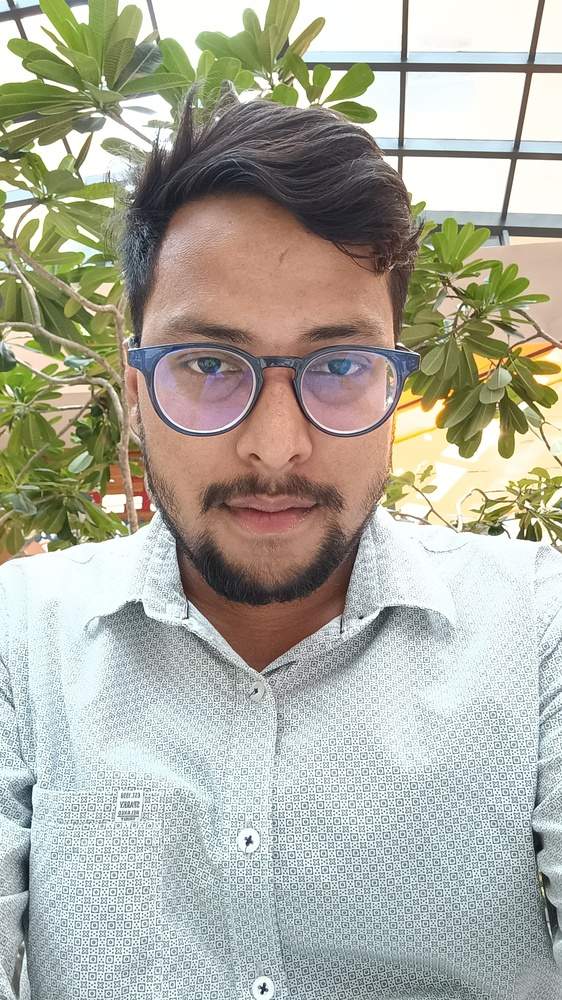
#> input picture devesh.jpg, 562 x 1000 px, shrunk from 2608 x 4640 before the run
$ python cartoon.py
#> lines starting #> are read from the running program, lines starting #| are printed output that depends on the picture; after the words box and inside, x2 and y2 are one past the last pixel; in counts of white or black regions, pixels touching at a corner belong together
import cv2
import numpy as np


def read_img(filename):
#> called with filename = './devesh.jpg'
    img = cv2.imread(filename)
#> img is the input picture: shape (1000, 562, 3); mean B, G, R 160.5, 173.3, 173.6
    return img


def edge_detection(img,line_wdt,blur):
#> called with line_wdt = 9, blur = 7
    gray = cv2.cvtColor(img,cv2.COLOR_RGB2GRAY)
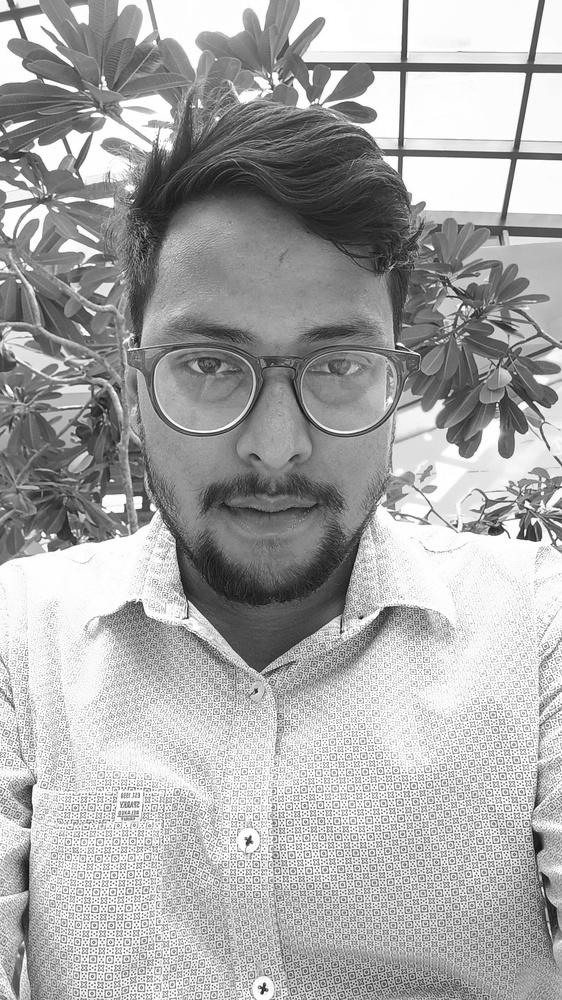
#> gray: shape (1000, 562); min 15, max 255, mean 169.5
    grayBlur = cv2.medianBlur(gray,blur)
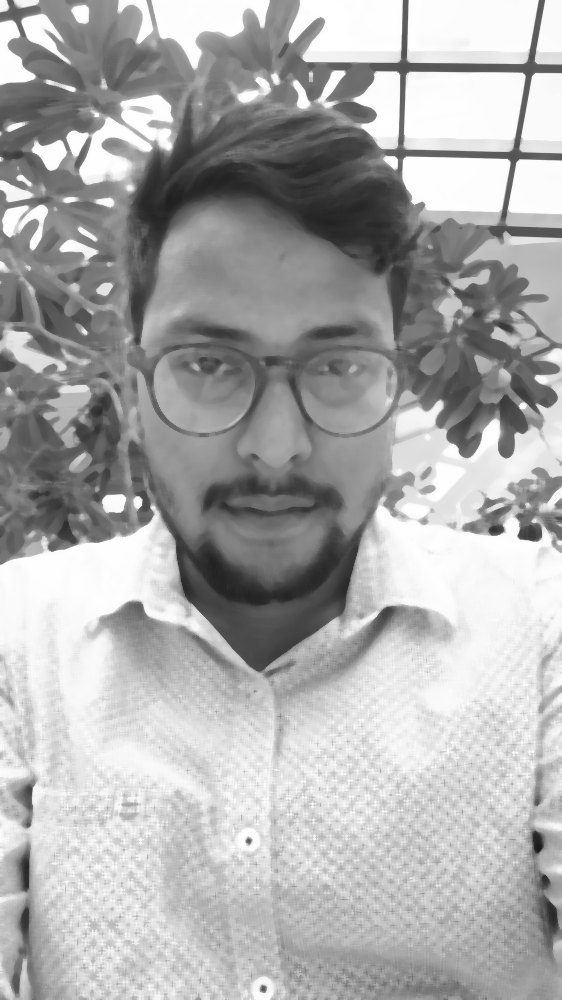
#> grayBlur: shape (1000, 562); min 26, max 255, mean 171.9
    edges = cv2.adaptiveThreshold(grayBlur, 255, cv2.ADAPTIVE_THRESH_MEAN_C,cv2.THRESH_BINARY,line_wdt,blur)
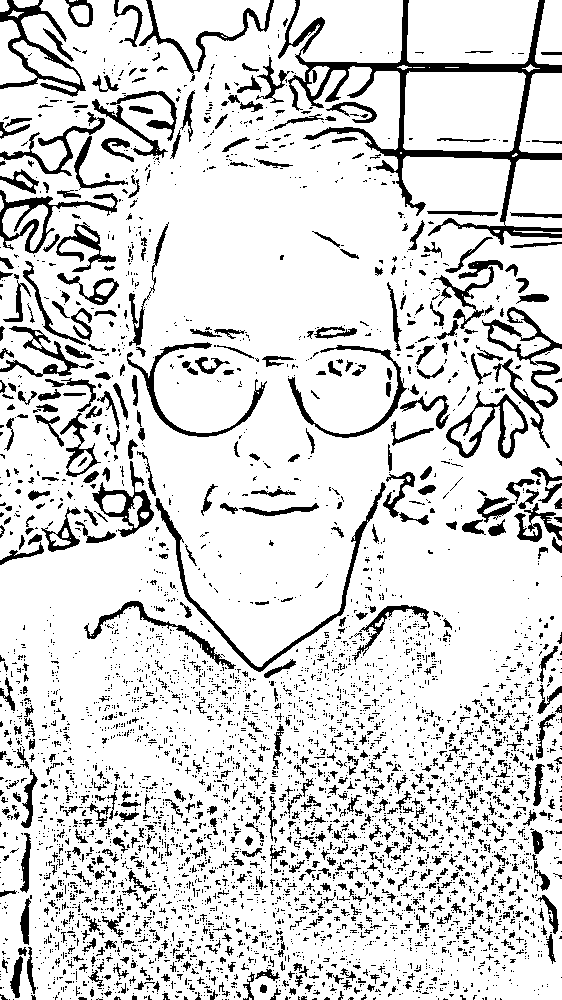
#> edges: shape (1000, 562); 84.5% white; 4886 black regions (4181 under 20 px), largest, box (x1, y1, x2, y2) and area: (278, 0, 562, 245) 8485, (155, 482, 386, 672) 2005, (0, 0, 86, 97) 1811
    return edges


def color_quantisation(img, k):
#> called with k = 4
    data = np.float32(img).reshape((-1,3))
    criteria = (cv2.TermCriteria_EPS + cv2.TermCriteria_MAX_ITER,20,0.001)
    ret, label, center = cv2.kmeans(data,k,None,criteria,10,cv2.KMEANS_RANDOM_CENTERS)
#> ret = 732130934.4; center = [[112.9, 139.4, 148.3], [242.8, 245.4, 237.5], [63.05, 83.4, 87.95], [181, 185.7, 184.2]]
    center = np.uint8(center)
#> center = [[112, 139, 148], [242, 245, 237], [63, 83, 87], [180, 185, 184]]
    result = center[label.flatten()]
    result = result.reshape(img.shape)
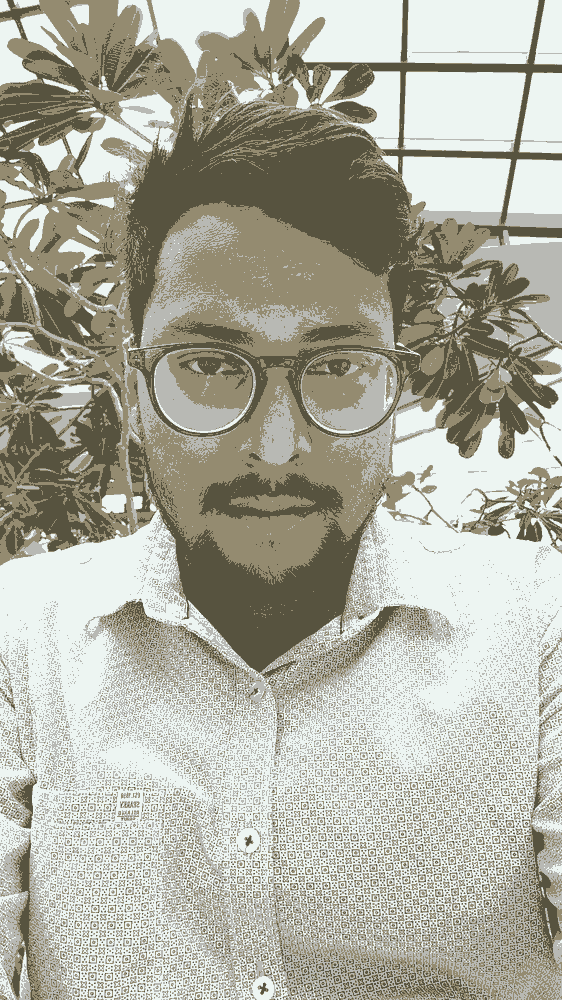
#> result: shape (1000, 562, 3); mean B, G, R 159.8, 172.9, 173.1
    return result


img = read_img('./devesh.jpg')
line_wdt = 9
blur_value = 7
totalColors = 4


edgeImg = edge_detection(img,line_wdt,blur_value)
img = color_quantisation(img,totalColors)
blurred = cv2.bilateralFilter(img, d=7,sigmaColor=200,sigmaSpace=200)
cartoon = cv2.bitwise_and(blurred,blurred,mask=edgeImg)
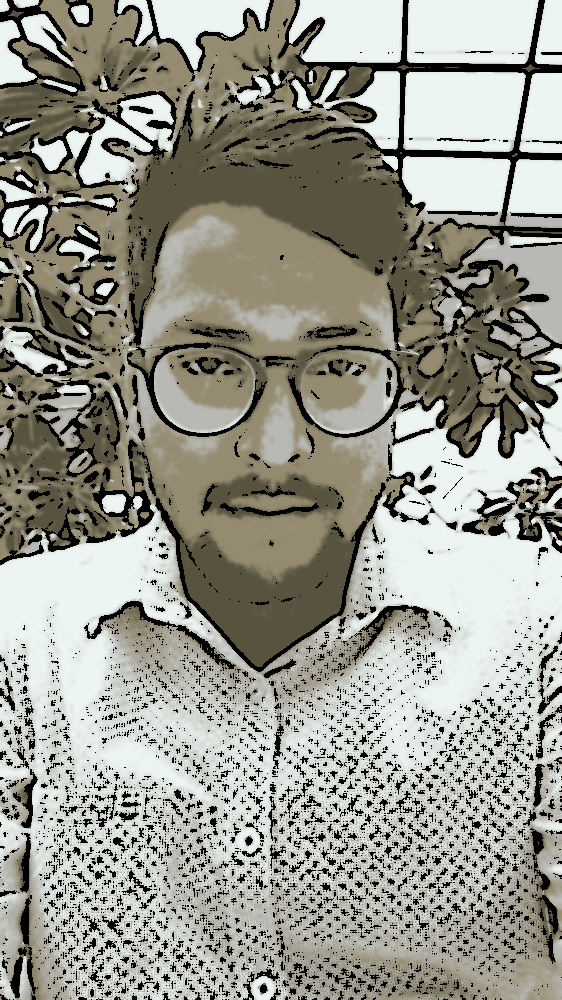
#> cartoon: shape (1000, 562, 3); mean B, G, R 140.8, 151.2, 150.9
cv2.imwrite('cartoon.jpg', cartoon)

$ run again, with Kairav.jpg copied over devesh.jpg
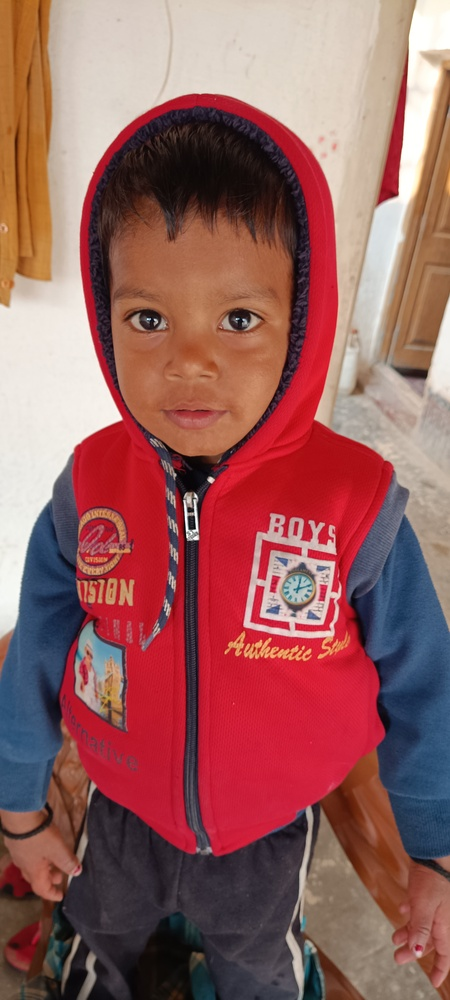
#> input picture Kairav.jpg, 450 x 1000 px, shrunk from 2080 x 4624 before the run
#> in read_img, img is the input picture: shape (1000, 450, 3); mean B, G, R 93.8, 95.5, 150.3
#> in edge_detection, `edges = cv2.adaptiveThreshold(grayBlur, 255, cv2.ADAPTIVE_THRESH_MEAN_..`:
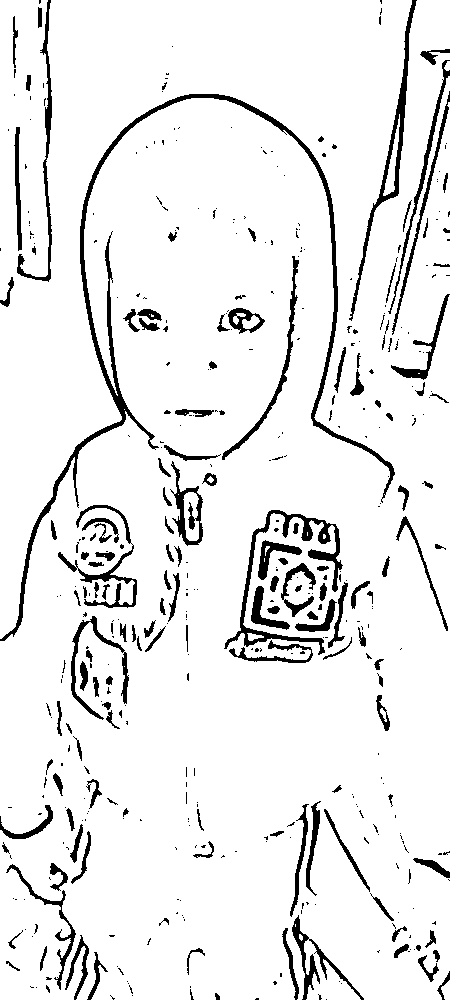
#> edges: shape (1000, 450); 91.9% white; 455 black regions (304 under 20 px), largest, box (x1, y1, x2, y2) and area: (0, 94, 395, 641) 6142, (224, 510, 343, 655) 2274, (349, 0, 417, 321) 1776
#> in color_quantisation, `ret, label, center = cv2.kmeans(data,k,None,criteria,10,cv2.KMEANS_RAN..`: ret = 752382652.7; center = [[82.6, 109.8, 162.1], [196.9, 207.5, 219.7], [44.32, 26.96, 189.3], [57.77, 46.75, 51.68]]
#> in color_quantisation, `center = np.uint8(center)`: center = [[82, 109, 162], [196, 207, 219], [44, 26, 189], [57, 46, 51]]
#> `cartoon = cv2.bitwise_and(blurred,blurred,mask=edgeImg)`:
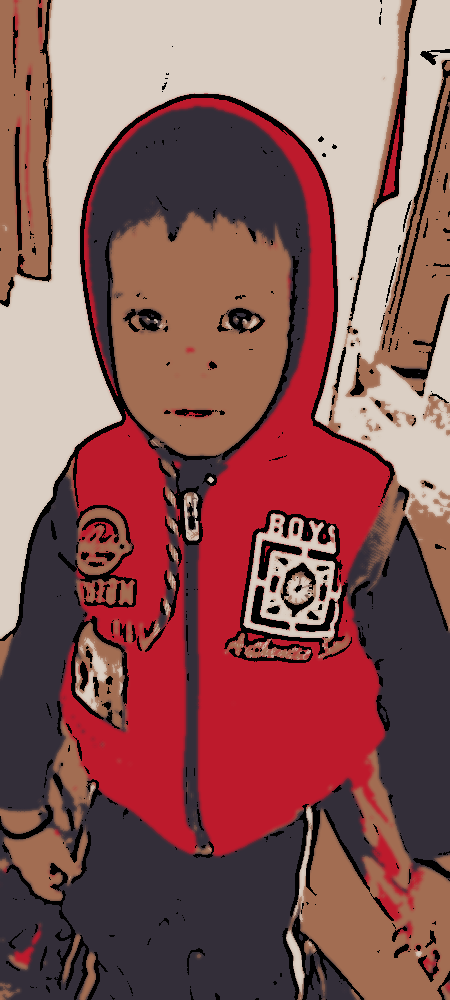
#> cartoon: shape (1000, 450, 3); mean B, G, R 87.9, 89.6, 139
